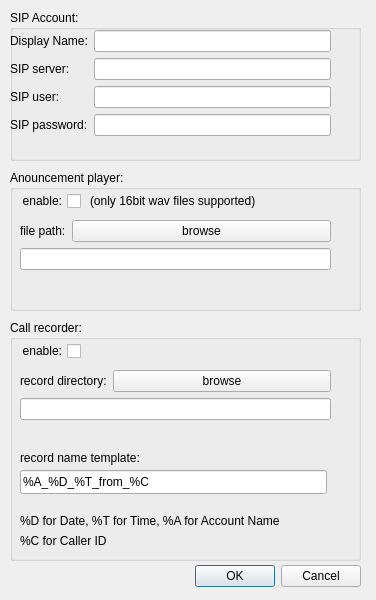
<?xml version="1.0" encoding="UTF-8"?>
<ui version="4.0">
 <class>AccountDialog</class>
 <widget class="QDialog" name="AccountDialog">
  <property name="geometry">
   <rect>
    <x>0</x>
    <y>0</y>
    <width>376</width>
    <height>600</height>
   </rect>
  </property>
  <property name="minimumSize">
   <size>
    <width>376</width>
    <height>546</height>
   </size>
  </property>
  <property name="maximumSize">
   <size>
    <width>376</width>
    <height>600</height>
   </size>
  </property>
  <property name="windowTitle">
   <string>Dialog</string>
  </property>
  <widget class="QDialogButtonBox" name="buttonBox">
   <property name="geometry">
    <rect>
     <x>20</x>
     <y>560</y>
     <width>341</width>
     <height>32</height>
    </rect>
   </property>
   <property name="orientation">
    <enum>Qt::Horizontal</enum>
   </property>
   <property name="standardButtons">
    <set>QDialogButtonBox::Cancel|QDialogButtonBox::Ok</set>
   </property>
  </widget>
  <widget class="QGroupBox" name="groupBox">
   <property name="geometry">
    <rect>
     <x>10</x>
     <y>10</y>
     <width>351</width>
     <height>151</height>
    </rect>
   </property>
   <property name="title">
    <string>SIP Account:</string>
   </property>
   <widget class="QWidget" name="formLayoutWidget">
    <property name="geometry">
     <rect>
      <x>0</x>
      <y>20</y>
      <width>321</width>
      <height>131</height>
     </rect>
    </property>
    <layout class="QFormLayout" name="formLayout">
     <item row="0" column="0">
      <widget class="QLabel" name="label">
       <property name="text">
        <string>Display Name:</string>
       </property>
      </widget>
     </item>
     <item row="1" column="0">
      <widget class="QLabel" name="label_2">
       <property name="text">
        <string>SIP server:</string>
       </property>
      </widget>
     </item>
     <item row="2" column="0">
      <widget class="QLabel" name="label_3">
       <property name="text">
        <string>SIP user:</string>
       </property>
      </widget>
     </item>
     <item row="3" column="0">
      <widget class="QLabel" name="label_4">
       <property name="text">
        <string>SIP password:</string>
       </property>
      </widget>
     </item>
     <item row="0" column="1">
      <widget class="QLineEdit" name="lineEdit_Name"/>
     </item>
     <item row="1" column="1">
      <widget class="QLineEdit" name="lineEdit_server"/>
     </item>
     <item row="2" column="1">
      <widget class="QLineEdit" name="lineEdit_user"/>
     </item>
     <item row="3" column="1">
      <widget class="QLineEdit" name="lineEdit_password"/>
     </item>
    </layout>
   </widget>
  </widget>
  <widget class="QGroupBox" name="groupBox_2">
   <property name="geometry">
    <rect>
     <x>10</x>
     <y>320</y>
     <width>351</width>
     <height>241</height>
    </rect>
   </property>
   <property name="title">
    <string>Call recorder:</string>
   </property>
   <widget class="QWidget" name="gridLayoutWidget">
    <property name="geometry">
     <rect>
      <x>10</x>
      <y>50</y>
      <width>311</width>
      <height>71</height>
     </rect>
    </property>
    <layout class="QGridLayout" name="gridLayout">
     <item row="0" column="0">
      <layout class="QFormLayout" name="formLayout_2">
       <item row="0" column="1">
        <widget class="QPushButton" name="pushButtonbrowserec">
         <property name="text">
          <string>browse</string>
         </property>
        </widget>
       </item>
       <item row="0" column="0">
        <widget class="QLabel" name="label_recorddir">
         <property name="text">
          <string>record directory:</string>
         </property>
        </widget>
       </item>
       <item row="1" column="0" colspan="2">
        <widget class="QLineEdit" name="lineEdit_recdir"/>
       </item>
      </layout>
     </item>
    </layout>
   </widget>
   <widget class="QCheckBox" name="checkBox_enablerec">
    <property name="geometry">
     <rect>
      <x>0</x>
      <y>20</y>
      <width>71</width>
      <height>22</height>
     </rect>
    </property>
    <property name="layoutDirection">
     <enum>Qt::RightToLeft</enum>
    </property>
    <property name="text">
     <string>enable:</string>
    </property>
   </widget>
   <widget class="QLabel" name="label_rectemplate">
    <property name="geometry">
     <rect>
      <x>10</x>
      <y>130</y>
      <width>141</width>
      <height>16</height>
     </rect>
    </property>
    <property name="text">
     <string>record name template:</string>
    </property>
   </widget>
   <widget class="QLabel" name="label_tempdef1">
    <property name="geometry">
     <rect>
      <x>10</x>
      <y>190</y>
      <width>311</width>
      <height>21</height>
     </rect>
    </property>
    <property name="text">
     <string>%D for Date, %T for Time, %A for Account Name</string>
    </property>
   </widget>
   <widget class="QLabel" name="label_tempdef2">
    <property name="geometry">
     <rect>
      <x>10</x>
      <y>210</y>
      <width>311</width>
      <height>21</height>
     </rect>
    </property>
    <property name="text">
     <string>%C for Caller ID</string>
    </property>
   </widget>
   <widget class="QLineEdit" name="lineEdit_rec_template">
    <property name="geometry">
     <rect>
      <x>10</x>
      <y>150</y>
      <width>307</width>
      <height>24</height>
     </rect>
    </property>
    <property name="text">
     <string>%A_%D_%T_from_%C</string>
    </property>
   </widget>
  </widget>
  <widget class="QGroupBox" name="groupBox_3">
   <property name="geometry">
    <rect>
     <x>10</x>
     <y>170</y>
     <width>351</width>
     <height>141</height>
    </rect>
   </property>
   <property name="title">
    <string>Anouncement player:</string>
   </property>
   <widget class="QWidget" name="gridLayoutWidget_2">
    <property name="geometry">
     <rect>
      <x>10</x>
      <y>50</y>
      <width>311</width>
      <height>86</height>
     </rect>
    </property>
    <layout class="QGridLayout" name="gridLayout_2">
     <item row="1" column="0">
      <layout class="QFormLayout" name="formLayout_3">
       <item row="0" column="0">
        <widget class="QLabel" name="label_filepah">
         <property name="text">
          <string>file path:</string>
         </property>
        </widget>
       </item>
       <item row="0" column="1">
        <widget class="QPushButton" name="pushButton_browsepath">
         <property name="text">
          <string>browse</string>
         </property>
        </widget>
       </item>
       <item row="1" column="0" colspan="2">
        <widget class="QLineEdit" name="lineEdit_playpath"/>
       </item>
      </layout>
     </item>
    </layout>
   </widget>
   <widget class="QCheckBox" name="checkBox_enableplayer">
    <property name="geometry">
     <rect>
      <x>0</x>
      <y>20</y>
      <width>71</width>
      <height>22</height>
     </rect>
    </property>
    <property name="layoutDirection">
     <enum>Qt::RightToLeft</enum>
    </property>
    <property name="text">
     <string>enable:</string>
    </property>
   </widget>
   <widget class="QLabel" name="label_7">
    <property name="geometry">
     <rect>
      <x>80</x>
      <y>20</y>
      <width>241</width>
      <height>21</height>
     </rect>
    </property>
    <property name="text">
     <string>(only 16bit wav files supported)</string>
    </property>
   </widget>
  </widget>
 </widget>
 <resources/>
 <connections>
  <connection>
   <sender>buttonBox</sender>
   <signal>accepted()</signal>
   <receiver>AccountDialog</receiver>
   <slot>accept()</slot>
   <hints>
    <hint type="sourcelabel">
     <x>248</x>
     <y>254</y>
    </hint>
    <hint type="destinationlabel">
     <x>157</x>
     <y>274</y>
    </hint>
   </hints>
  </connection>
  <connection>
   <sender>buttonBox</sender>
   <signal>rejected()</signal>
   <receiver>AccountDialog</receiver>
   <slot>reject()</slot>
   <hints>
    <hint type="sourcelabel">
     <x>316</x>
     <y>260</y>
    </hint>
    <hint type="destinationlabel">
     <x>286</x>
     <y>274</y>
    </hint>
   </hints>
  </connection>
 </connections>
</ui>
